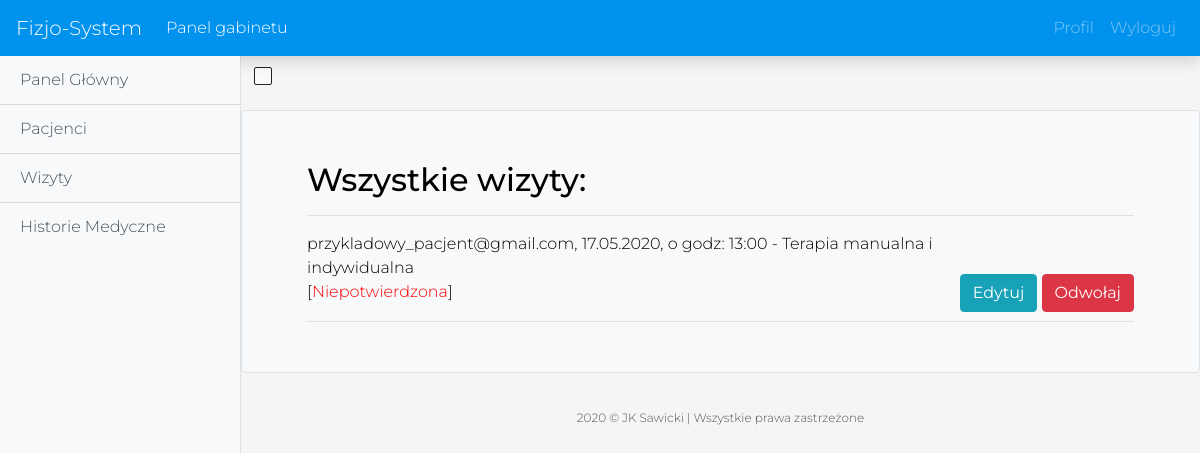
The page /office/appointments/ (signed in) on the database its author committed.
### appointments/models.py (models this page shows, shortened)
class Appointment(models.Model):
    owner = models.ForeignKey(User, on_delete=models.CASCADE, related_name='appointments')
    office = models.ForeignKey(Office, on_delete=models.CASCADE)
    date = models.DateTimeField()
    name = models.CharField('Enter your first name:', max_length=120)
    date_selected = models.DateTimeField(default=timezone.now)
    phone_number = models.CharField(max_length=9)
    confirmed = models.BooleanField(default=False)
    choice = models.CharField(max_length=120)
    class Meta:
        verbose_name_plural = 'Appointments'

### users/models.py (models this page shows)
class User(AbstractUser):
    is_patient = models.BooleanField(default=False)
    is_office = models.BooleanField(default=False)
    username = models.CharField(max_length=40, unique=False, default='')
    email = models.EmailField(unique=True, error_messages={
            'unique': _("Użytkownik z takim adresem email już istnieje."),
        },)
    USERNAME_FIELD = 'email'
    REQUIRED_FIELDS = []

### office_panel/views/appointment.py (the view)
# urls.py: path('appointments/', appointment.AppointmentListView.as_view(), name='office-appointments'),
@method_decorator([login_required, office_required], name='dispatch')
class AppointmentListView(View):
    model = Appointment
    template_name = 'office_panel/office_appointments.html'
    def get(self, request):
        context = {
            'appointments': Appointment.objects.filter(office=self.request.user.id),
        }
        return render(request, 'office_panel/office_appointments.html', context)

### office_panel/templates/office_panel/office_appointments.html (shortened to what this page needs)
{% extends 'Physiotherapy_Management_System/base_panel_office.html' %}
{% block content %}
    <div class="container border rounded mt-3 bg-light">
        <div class="form">
            {% if appointments %}
                <h2>Wszystkie wizyty:</h2>
                <hr>
                {% for appointment in appointments %}
                    <div class="text-description">
                        {{ appointment.owner }},
                        {{ appointment.date|date:"d.m.Y" }}, o godz: {{ appointment.date|date:"H:i" }} -
                        {{ appointment.choice }}
                        <br>
                        {% if appointment.confirmed %}
                            [<span id="confirmed-color">Potwierdzona</span>]
                        {% else %}
                            [<span id="unconfirmed-color">Niepotwierdzona</span>]
                        {% endif %}
                    </div>
                    <div class="right-button">
                        <a href="{% url 'office-appointment-change' appointment.pk %}" class="btn btn-info"
                           role="button">Edytuj</a>
                        <a href="{% url 'office-appointment-delete' appointment.pk %}"
                           class="btn btn-danger"
                           role="button">Odwołaj</a>
                    </div>
                    <hr>
                {% endfor %}
            {% else %}
                <h2>Nie masz umówionych żadnych wizyt.</h2>
                <h6>(pacjent musi umówić wizytę w twoim gabinecie.)</h6>
            {% endif %}
        </div>
    </div>
{% endblock content %}

### users/static/css/navbar.css (style rules this page uses)
body { -moz-osx-font-smoothing: grayscale; -ms-flex-direction: column; -webkit-box-direction: normal; -webkit-box-orient: vertical; -webkit-font-smoothing: antialiased; background: #f5f5f5; color: black; flex-direction: column; font-family: Montserrat, sans-serif; font-size: 1em; font-weight: 300; margin: 0; }
.right-button { text-align: right; margin-bottom: -7px; margin-top: -30px; }

### users/static/css/mystyle.css (style rules this page uses)
.form { margin: 50px; }
#unconfirmed-color { color: red; }
a:hover, a:visited, a:link, a:active { text-decoration: none; }
.text-description { word-wrap: break-word; margin-right: 200px; }

### users/static/css/sidebar.css (style rules this page uses)
body { overflow-x: hidden; }

### rows shown on the page
Appointment: owner "przykladowy_pacjent@gmail.com", date "17.05.2020", date "13:00", choice "Terapia manualna i indywidualna", confirmed "Niepotwierdzona"
